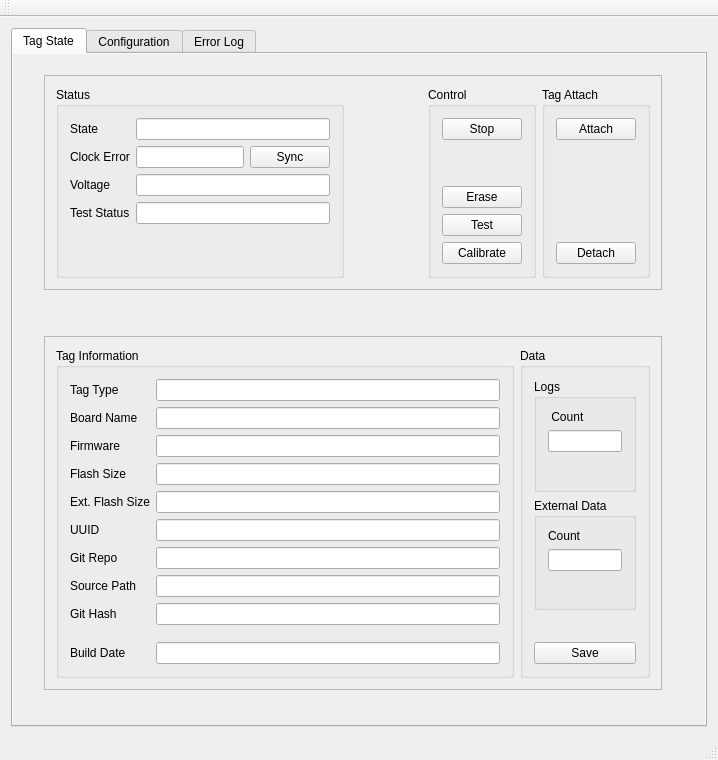
<?xml version="1.0" encoding="UTF-8"?>
<ui version="4.0">
 <class>MainWindow</class>
 <widget class="QMainWindow" name="MainWindow">
  <property name="geometry">
   <rect>
    <x>0</x>
    <y>0</y>
    <width>718</width>
    <height>760</height>
   </rect>
  </property>
  <property name="windowTitle">
   <string>NanoLogger Monitor</string>
  </property>
  <widget class="QWidget" name="centralWidget">
   <layout class="QVBoxLayout" name="verticalLayout_9">
    <item>
     <layout class="QHBoxLayout" name="horizontalLayout_7">
      <item>
       <widget class="QTabWidget" name="mainTabWidget">
        <property name="enabled">
         <bool>true</bool>
        </property>
        <property name="sizePolicy">
         <sizepolicy hsizetype="Preferred" vsizetype="Preferred">
          <horstretch>0</horstretch>
          <verstretch>0</verstretch>
         </sizepolicy>
        </property>
        <property name="acceptDrops">
         <bool>true</bool>
        </property>
        <property name="toolTip">
         <string/>
        </property>
        <property name="currentIndex">
         <number>0</number>
        </property>
        <widget class="QWidget" name="targetTab">
         <property name="toolTip">
          <string>Tag status and (some) controls</string>
         </property>
         <property name="autoFillBackground">
          <bool>true</bool>
         </property>
         <attribute name="title">
          <string>Tag State</string>
         </attribute>
         <widget class="QWidget" name="widget_3" native="true">
          <property name="geometry">
           <rect>
            <x>20</x>
            <y>10</y>
            <width>640</width>
            <height>677</height>
           </rect>
          </property>
          <layout class="QVBoxLayout" name="verticalLayout_10">
           <item>
            <widget class="QFrame" name="frame_6">
             <property name="frameShape">
              <enum>QFrame::StyledPanel</enum>
             </property>
             <property name="frameShadow">
              <enum>QFrame::Raised</enum>
             </property>
             <layout class="QHBoxLayout" name="horizontalLayout_15">
              <item>
               <widget class="QGroupBox" name="StatusGroup">
                <property name="sizePolicy">
                 <sizepolicy hsizetype="MinimumExpanding" vsizetype="Preferred">
                  <horstretch>0</horstretch>
                  <verstretch>0</verstretch>
                 </sizepolicy>
                </property>
                <property name="toolTip">
                 <string>Status of attached tag</string>
                </property>
                <property name="title">
                 <string>Status</string>
                </property>
                <layout class="QGridLayout" name="gridLayout_6">
                 <item row="0" column="0">
                  <widget class="QLabel" name="State_Label">
                   <property name="text">
                    <string>State</string>
                   </property>
                  </widget>
                 </item>
                 <item row="1" column="1">
                  <layout class="QHBoxLayout" name="horizontalLayout_10">
                   <item>
                    <widget class="QLineEdit" name="timeError">
                     <property name="sizePolicy">
                      <sizepolicy hsizetype="Minimum" vsizetype="Minimum">
                       <horstretch>1</horstretch>
                       <verstretch>0</verstretch>
                      </sizepolicy>
                     </property>
                     <property name="toolTip">
                      <string>Difference between tag's onboard clock and this computer's clock.</string>
                     </property>
                     <property name="alignment">
                      <set>Qt::AlignRight|Qt::AlignTrailing|Qt::AlignVCenter</set>
                     </property>
                     <property name="readOnly">
                      <bool>true</bool>
                     </property>
                    </widget>
                   </item>
                   <item>
                    <widget class="QPushButton" name="syncButton">
                     <property name="toolTip">
                      <string>Set target clock equal to PC clock (only enabled when tag is &quot;Idle&quot;)</string>
                     </property>
                     <property name="text">
                      <string>Sync</string>
                     </property>
                    </widget>
                   </item>
                  </layout>
                 </item>
                 <item row="4" column="1">
                  <widget class="QLineEdit" name="info_testStatus">
                   <property name="sizePolicy">
                    <sizepolicy hsizetype="Preferred" vsizetype="Fixed">
                     <horstretch>2</horstretch>
                     <verstretch>0</verstretch>
                    </sizepolicy>
                   </property>
                   <property name="alignment">
                    <set>Qt::AlignRight|Qt::AlignTrailing|Qt::AlignVCenter</set>
                   </property>
                   <property name="readOnly">
                    <bool>true</bool>
                   </property>
                  </widget>
                 </item>
                 <item row="1" column="0">
                  <widget class="QLabel" name="ClockError">
                   <property name="text">
                    <string>Clock Error</string>
                   </property>
                  </widget>
                 </item>
                 <item row="3" column="0">
                  <widget class="QLabel" name="Voltage">
                   <property name="text">
                    <string>Voltage</string>
                   </property>
                  </widget>
                 </item>
                 <item row="4" column="0">
                  <widget class="QLabel" name="label_selftest">
                   <property name="text">
                    <string>Test Status</string>
                   </property>
                  </widget>
                 </item>
                 <item row="0" column="1">
                  <widget class="QLineEdit" name="State">
                   <property name="sizePolicy">
                    <sizepolicy hsizetype="Minimum" vsizetype="Fixed">
                     <horstretch>1</horstretch>
                     <verstretch>0</verstretch>
                    </sizepolicy>
                   </property>
                   <property name="toolTip">
                    <string>Run &quot;state&quot; of attached tag</string>
                   </property>
                   <property name="alignment">
                    <set>Qt::AlignRight|Qt::AlignTrailing|Qt::AlignVCenter</set>
                   </property>
                   <property name="readOnly">
                    <bool>true</bool>
                   </property>
                  </widget>
                 </item>
                 <item row="3" column="1">
                  <widget class="QLineEdit" name="info_Voltage">
                   <property name="sizePolicy">
                    <sizepolicy hsizetype="Minimum" vsizetype="Fixed">
                     <horstretch>1</horstretch>
                     <verstretch>0</verstretch>
                    </sizepolicy>
                   </property>
                   <property name="toolTip">
                    <string>Voltage of tag battery</string>
                   </property>
                   <property name="maxLength">
                    <number>4</number>
                   </property>
                   <property name="alignment">
                    <set>Qt::AlignRight|Qt::AlignTrailing|Qt::AlignVCenter</set>
                   </property>
                   <property name="readOnly">
                    <bool>true</bool>
                   </property>
                  </widget>
                 </item>
                 <item row="6" column="1">
                  <spacer name="verticalSpacer_2">
                   <property name="orientation">
                    <enum>Qt::Vertical</enum>
                   </property>
                   <property name="sizeHint" stdset="0">
                    <size>
                     <width>20</width>
                     <height>40</height>
                    </size>
                   </property>
                  </spacer>
                 </item>
                </layout>
               </widget>
              </item>
              <item>
               <spacer name="horizontalSpacer">
                <property name="orientation">
                 <enum>Qt::Horizontal</enum>
                </property>
                <property name="sizeHint" stdset="0">
                 <size>
                  <width>60</width>
                  <height>20</height>
                 </size>
                </property>
               </spacer>
              </item>
              <item>
               <widget class="QGroupBox" name="ControlGroup">
                <property name="title">
                 <string>Control</string>
                </property>
                <layout class="QVBoxLayout" name="verticalLayout_4">
                 <item>
                  <widget class="QPushButton" name="stopButton">
                   <property name="toolTip">
                    <string>Stop data collection (cannot be restarted without erasing tag)</string>
                   </property>
                   <property name="text">
                    <string>Stop</string>
                   </property>
                  </widget>
                 </item>
                 <item>
                  <spacer name="verticalSpacer_3">
                   <property name="orientation">
                    <enum>Qt::Vertical</enum>
                   </property>
                   <property name="sizeHint" stdset="0">
                    <size>
                     <width>20</width>
                     <height>40</height>
                    </size>
                   </property>
                  </spacer>
                 </item>
                 <item>
                  <widget class="QPushButton" name="eraseButton">
                   <property name="toolTip">
                    <string>Erase Flash (proceed with caution !)</string>
                   </property>
                   <property name="statusTip">
                    <string/>
                   </property>
                   <property name="text">
                    <string>Erase</string>
                   </property>
                  </widget>
                 </item>
                 <item>
                  <widget class="QPushButton" name="testButton">
                   <property name="toolTip">
                    <string>Run tag self-tests (may take several seconds)</string>
                   </property>
                   <property name="text">
                    <string>Test</string>
                   </property>
                  </widget>
                 </item>
                 <item>
                  <widget class="QPushButton" name="calibrateButton">
                   <property name="toolTip">
                    <string extracomment="Enter state for reading sensors"/>
                   </property>
                   <property name="text">
                    <string>Calibrate</string>
                   </property>
                  </widget>
                 </item>
                </layout>
               </widget>
              </item>
              <item>
               <widget class="QGroupBox" name="groupBox_3">
                <property name="title">
                 <string>Tag Attach</string>
                </property>
                <layout class="QVBoxLayout" name="verticalLayout_18">
                 <item>
                  <widget class="QPushButton" name="Attach">
                   <property name="toolTip">
                    <string>Attach to tag</string>
                   </property>
                   <property name="text">
                    <string>Attach</string>
                   </property>
                  </widget>
                 </item>
                 <item>
                  <spacer name="verticalSpacer_6">
                   <property name="orientation">
                    <enum>Qt::Vertical</enum>
                   </property>
                   <property name="sizeHint" stdset="0">
                    <size>
                     <width>20</width>
                     <height>40</height>
                    </size>
                   </property>
                  </spacer>
                 </item>
                 <item>
                  <widget class="QPushButton" name="Detach">
                   <property name="toolTip">
                    <string>Detach from tag</string>
                   </property>
                   <property name="text">
                    <string>Detach</string>
                   </property>
                  </widget>
                 </item>
                </layout>
               </widget>
              </item>
             </layout>
            </widget>
           </item>
           <item>
            <spacer name="verticalSpacer_4">
             <property name="orientation">
              <enum>Qt::Vertical</enum>
             </property>
             <property name="sizeHint" stdset="0">
              <size>
               <width>20</width>
               <height>40</height>
              </size>
             </property>
            </spacer>
           </item>
           <item>
            <widget class="QFrame" name="frame_4">
             <property name="sizePolicy">
              <sizepolicy hsizetype="Preferred" vsizetype="Preferred">
               <horstretch>0</horstretch>
               <verstretch>1</verstretch>
              </sizepolicy>
             </property>
             <property name="frameShape">
              <enum>QFrame::StyledPanel</enum>
             </property>
             <property name="frameShadow">
              <enum>QFrame::Raised</enum>
             </property>
             <layout class="QHBoxLayout" name="horizontalLayout_4">
              <item>
               <widget class="QGroupBox" name="TagInformation">
                <property name="sizePolicy">
                 <sizepolicy hsizetype="Preferred" vsizetype="Preferred">
                  <horstretch>4</horstretch>
                  <verstretch>0</verstretch>
                 </sizepolicy>
                </property>
                <property name="toolTip">
                 <string>Information collected from attached tag</string>
                </property>
                <property name="title">
                 <string>Tag Information</string>
                </property>
                <layout class="QGridLayout" name="gridLayout_4">
                 <item row="4" column="1">
                  <widget class="QLabel" name="label_3">
                   <property name="text">
                    <string>Ext. Flash Size</string>
                   </property>
                  </widget>
                 </item>
                 <item row="0" column="3">
                  <widget class="QLineEdit" name="info_tagtype">
                   <property name="sizePolicy">
                    <sizepolicy hsizetype="Preferred" vsizetype="Fixed">
                     <horstretch>2</horstretch>
                     <verstretch>0</verstretch>
                    </sizepolicy>
                   </property>
                   <property name="toolTip">
                    <string>Type of attached tag</string>
                   </property>
                   <property name="alignment">
                    <set>Qt::AlignRight|Qt::AlignTrailing|Qt::AlignVCenter</set>
                   </property>
                   <property name="readOnly">
                    <bool>true</bool>
                   </property>
                  </widget>
                 </item>
                 <item row="10" column="1">
                  <widget class="QLabel" name="label_builddate">
                   <property name="text">
                    <string>Build Date</string>
                   </property>
                  </widget>
                 </item>
                 <item row="8" column="1">
                  <widget class="QLabel" name="label_gitHash">
                   <property name="text">
                    <string>Git Hash</string>
                   </property>
                  </widget>
                 </item>
                 <item row="6" column="1">
                  <widget class="QLabel" name="label_gitURL">
                   <property name="text">
                    <string>Git Repo</string>
                   </property>
                  </widget>
                 </item>
                 <item row="7" column="3">
                  <widget class="QLineEdit" name="info_srcpath">
                   <property name="alignment">
                    <set>Qt::AlignRight|Qt::AlignTrailing|Qt::AlignVCenter</set>
                   </property>
                   <property name="readOnly">
                    <bool>true</bool>
                   </property>
                  </widget>
                 </item>
                 <item row="5" column="1">
                  <widget class="QLabel" name="label_uuid">
                   <property name="text">
                    <string>UUID</string>
                   </property>
                  </widget>
                 </item>
                 <item row="7" column="1">
                  <widget class="QLabel" name="label_2">
                   <property name="text">
                    <string>Source Path</string>
                   </property>
                  </widget>
                 </item>
                 <item row="10" column="3">
                  <widget class="QLineEdit" name="info_buildDate">
                   <property name="sizePolicy">
                    <sizepolicy hsizetype="Preferred" vsizetype="Fixed">
                     <horstretch>2</horstretch>
                     <verstretch>0</verstretch>
                    </sizepolicy>
                   </property>
                   <property name="toolTip">
                    <string>Tag firmware build date and time</string>
                   </property>
                   <property name="alignment">
                    <set>Qt::AlignRight|Qt::AlignTrailing|Qt::AlignVCenter</set>
                   </property>
                   <property name="readOnly">
                    <bool>true</bool>
                   </property>
                  </widget>
                 </item>
                 <item row="2" column="3">
                  <widget class="QLineEdit" name="info_firmware">
                   <property name="sizePolicy">
                    <sizepolicy hsizetype="Preferred" vsizetype="Fixed">
                     <horstretch>2</horstretch>
                     <verstretch>0</verstretch>
                    </sizepolicy>
                   </property>
                   <property name="toolTip">
                    <string>Description from Tag: Generally the tag type</string>
                   </property>
                   <property name="frame">
                    <bool>true</bool>
                   </property>
                   <property name="alignment">
                    <set>Qt::AlignRight|Qt::AlignTrailing|Qt::AlignVCenter</set>
                   </property>
                   <property name="readOnly">
                    <bool>true</bool>
                   </property>
                  </widget>
                 </item>
                 <item row="1" column="3">
                  <widget class="QLineEdit" name="info_boardname">
                   <property name="sizePolicy">
                    <sizepolicy hsizetype="Preferred" vsizetype="Fixed">
                     <horstretch>2</horstretch>
                     <verstretch>0</verstretch>
                    </sizepolicy>
                   </property>
                   <property name="alignment">
                    <set>Qt::AlignRight|Qt::AlignTrailing|Qt::AlignVCenter</set>
                   </property>
                   <property name="readOnly">
                    <bool>true</bool>
                   </property>
                  </widget>
                 </item>
                 <item row="8" column="3">
                  <widget class="QLineEdit" name="info_gitHash">
                   <property name="sizePolicy">
                    <sizepolicy hsizetype="Preferred" vsizetype="Fixed">
                     <horstretch>2</horstretch>
                     <verstretch>0</verstretch>
                    </sizepolicy>
                   </property>
                   <property name="toolTip">
                    <string>A code that can be used to identify the version of firmware currently running on the tag. Corresponds to the first seven characters of the Git commit hash.</string>
                   </property>
                   <property name="alignment">
                    <set>Qt::AlignRight|Qt::AlignTrailing|Qt::AlignVCenter</set>
                   </property>
                   <property name="readOnly">
                    <bool>true</bool>
                   </property>
                  </widget>
                 </item>
                 <item row="6" column="3">
                  <widget class="QLineEdit" name="info_gitUrl">
                   <property name="sizePolicy">
                    <sizepolicy hsizetype="Preferred" vsizetype="Fixed">
                     <horstretch>2</horstretch>
                     <verstretch>0</verstretch>
                    </sizepolicy>
                   </property>
                   <property name="toolTip">
                    <string>The location of the the tag software repository</string>
                   </property>
                   <property name="alignment">
                    <set>Qt::AlignRight|Qt::AlignTrailing|Qt::AlignVCenter</set>
                   </property>
                   <property name="readOnly">
                    <bool>true</bool>
                   </property>
                  </widget>
                 </item>
                 <item row="9" column="3">
                  <spacer name="verticalSpacer_7">
                   <property name="orientation">
                    <enum>Qt::Vertical</enum>
                   </property>
                   <property name="sizeHint" stdset="0">
                    <size>
                     <width>20</width>
                     <height>40</height>
                    </size>
                   </property>
                  </spacer>
                 </item>
                 <item row="1" column="1">
                  <widget class="QLabel" name="label">
                   <property name="text">
                    <string>Board Name</string>
                   </property>
                  </widget>
                 </item>
                 <item row="3" column="1">
                  <widget class="QLabel" name="label_flash">
                   <property name="text">
                    <string>Flash Size</string>
                   </property>
                  </widget>
                 </item>
                 <item row="5" column="3">
                  <widget class="QLineEdit" name="info_uuid">
                   <property name="sizePolicy">
                    <sizepolicy hsizetype="Preferred" vsizetype="Fixed">
                     <horstretch>2</horstretch>
                     <verstretch>0</verstretch>
                    </sizepolicy>
                   </property>
                   <property name="toolTip">
                    <string>A unique code embedded in hardware that can be used to identify individual tags.</string>
                   </property>
                   <property name="alignment">
                    <set>Qt::AlignRight|Qt::AlignTrailing|Qt::AlignVCenter</set>
                   </property>
                   <property name="readOnly">
                    <bool>true</bool>
                   </property>
                  </widget>
                 </item>
                 <item row="3" column="3">
                  <widget class="QLineEdit" name="info_flash">
                   <property name="sizePolicy">
                    <sizepolicy hsizetype="Preferred" vsizetype="Fixed">
                     <horstretch>2</horstretch>
                     <verstretch>0</verstretch>
                    </sizepolicy>
                   </property>
                   <property name="toolTip">
                    <string>Size of tag processor memory</string>
                   </property>
                   <property name="alignment">
                    <set>Qt::AlignRight|Qt::AlignTrailing|Qt::AlignVCenter</set>
                   </property>
                   <property name="readOnly">
                    <bool>true</bool>
                   </property>
                  </widget>
                 </item>
                 <item row="2" column="1">
                  <widget class="QLabel" name="label_descLine">
                   <property name="text">
                    <string>Firmware</string>
                   </property>
                  </widget>
                 </item>
                 <item row="0" column="1">
                  <widget class="QLabel" name="label_tagtype">
                   <property name="text">
                    <string>Tag Type</string>
                   </property>
                  </widget>
                 </item>
                 <item row="4" column="3">
                  <widget class="QLineEdit" name="info_flash_ext">
                   <property name="sizePolicy">
                    <sizepolicy hsizetype="Preferred" vsizetype="Fixed">
                     <horstretch>2</horstretch>
                     <verstretch>0</verstretch>
                    </sizepolicy>
                   </property>
                   <property name="toolTip">
                    <string>Size of tag processor memory</string>
                   </property>
                   <property name="alignment">
                    <set>Qt::AlignRight|Qt::AlignTrailing|Qt::AlignVCenter</set>
                   </property>
                   <property name="readOnly">
                    <bool>true</bool>
                   </property>
                  </widget>
                 </item>
                </layout>
               </widget>
              </item>
              <item>
               <widget class="QGroupBox" name="datadownloadgroupBox">
                <property name="sizePolicy">
                 <sizepolicy hsizetype="Preferred" vsizetype="Preferred">
                  <horstretch>1</horstretch>
                  <verstretch>0</verstretch>
                 </sizepolicy>
                </property>
                <property name="title">
                 <string>Data</string>
                </property>
                <layout class="QVBoxLayout" name="verticalLayout_2">
                 <item>
                  <widget class="QGroupBox" name="InternalLog">
                   <property name="title">
                    <string>Logs</string>
                   </property>
                   <layout class="QVBoxLayout" name="verticalLayout_17">
                    <item>
                     <widget class="QLabel" name="internalLogLabel">
                      <property name="toolTip">
                       <string>Number of log entries (long words)</string>
                      </property>
                      <property name="text">
                       <string> Count</string>
                      </property>
                     </widget>
                    </item>
                    <item>
                     <widget class="QLineEdit" name="internalCount">
                      <property name="sizePolicy">
                       <sizepolicy hsizetype="Maximum" vsizetype="Preferred">
                        <horstretch>0</horstretch>
                        <verstretch>0</verstretch>
                       </sizepolicy>
                      </property>
                      <property name="toolTip">
                       <string>Number of entries in tag data log</string>
                      </property>
                      <property name="maxLength">
                       <number>6</number>
                      </property>
                      <property name="alignment">
                       <set>Qt::AlignRight|Qt::AlignTrailing|Qt::AlignVCenter</set>
                      </property>
                      <property name="readOnly">
                       <bool>true</bool>
                      </property>
                     </widget>
                    </item>
                    <item>
                     <spacer name="verticalSpacer_5">
                      <property name="orientation">
                       <enum>Qt::Vertical</enum>
                      </property>
                      <property name="sizeHint" stdset="0">
                       <size>
                        <width>20</width>
                        <height>40</height>
                       </size>
                      </property>
                     </spacer>
                    </item>
                   </layout>
                  </widget>
                 </item>
                 <item>
                  <widget class="QGroupBox" name="ExternalLog">
                   <property name="title">
                    <string>External Data</string>
                   </property>
                   <layout class="QVBoxLayout" name="verticalLayout">
                    <item>
                     <widget class="QLabel" name="externalLogLabel">
                      <property name="toolTip">
                       <string>Number of valid pages</string>
                      </property>
                      <property name="text">
                       <string>Count</string>
                      </property>
                     </widget>
                    </item>
                    <item>
                     <widget class="QLineEdit" name="externalCount">
                      <property name="sizePolicy">
                       <sizepolicy hsizetype="Preferred" vsizetype="Fixed">
                        <horstretch>0</horstretch>
                        <verstretch>0</verstretch>
                       </sizepolicy>
                      </property>
                      <property name="maxLength">
                       <number>6</number>
                      </property>
                      <property name="alignment">
                       <set>Qt::AlignRight|Qt::AlignTrailing|Qt::AlignVCenter</set>
                      </property>
                      <property name="readOnly">
                       <bool>true</bool>
                      </property>
                     </widget>
                    </item>
                    <item>
                     <spacer name="verticalSpacer">
                      <property name="orientation">
                       <enum>Qt::Vertical</enum>
                      </property>
                      <property name="sizeHint" stdset="0">
                       <size>
                        <width>20</width>
                        <height>40</height>
                       </size>
                      </property>
                     </spacer>
                    </item>
                   </layout>
                  </widget>
                 </item>
                 <item>
                  <spacer name="verticalSpacer_8">
                   <property name="orientation">
                    <enum>Qt::Vertical</enum>
                   </property>
                   <property name="sizeHint" stdset="0">
                    <size>
                     <width>20</width>
                     <height>40</height>
                    </size>
                   </property>
                  </spacer>
                 </item>
                 <item>
                  <widget class="QPushButton" name="tagLogSaveButton">
                   <property name="toolTip">
                    <string>Download data to file</string>
                   </property>
                   <property name="text">
                    <string>Save</string>
                   </property>
                  </widget>
                 </item>
                </layout>
               </widget>
              </item>
             </layout>
            </widget>
           </item>
           <item>
            <spacer name="verticalSpacer_9">
             <property name="orientation">
              <enum>Qt::Vertical</enum>
             </property>
             <property name="sizeHint" stdset="0">
              <size>
               <width>20</width>
               <height>40</height>
              </size>
             </property>
            </spacer>
           </item>
          </layout>
         </widget>
        </widget>
        <widget class="ConfigTab" name="configtab">
         <property name="autoFillBackground">
          <bool>true</bool>
         </property>
         <attribute name="title">
          <string>Configuration</string>
         </attribute>
        </widget>
        <widget class="LogWindow" name="errorTab">
         <property name="autoFillBackground">
          <bool>true</bool>
         </property>
         <attribute name="title">
          <string>Error Log</string>
         </attribute>
        </widget>
       </widget>
      </item>
     </layout>
    </item>
   </layout>
  </widget>
  <widget class="QMenuBar" name="menuBar">
   <property name="geometry">
    <rect>
     <x>0</x>
     <y>0</y>
     <width>718</width>
     <height>23</height>
    </rect>
   </property>
  </widget>
  <widget class="QToolBar" name="mainToolBar">
   <attribute name="toolBarArea">
    <enum>TopToolBarArea</enum>
   </attribute>
   <attribute name="toolBarBreak">
    <bool>false</bool>
   </attribute>
  </widget>
  <widget class="QStatusBar" name="statusBar"/>
 </widget>
 <layoutdefault spacing="6" margin="11"/>
 <customwidgets>
  <customwidget>
   <class>ConfigTab</class>
   <extends>QWidget</extends>
   <header>tagconfiguration/configtab.h</header>
   <container>1</container>
  </customwidget>
  <customwidget>
   <class>LogWindow</class>
   <extends>QWidget</extends>
   <header>logwindow.h</header>
   <container>1</container>
  </customwidget>
 </customwidgets>
 <resources/>
 <connections/>
</ui>
